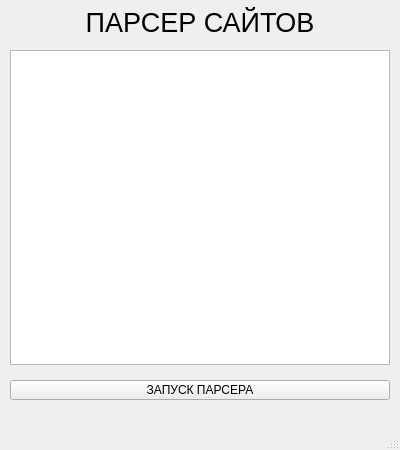
<?xml version="1.0" encoding="UTF-8"?>
<ui version="4.0">
 <class>MainWindow</class>
 <widget class="QMainWindow" name="MainWindow">
  <property name="geometry">
   <rect>
    <x>0</x>
    <y>0</y>
    <width>400</width>
    <height>450</height>
   </rect>
  </property>
  <property name="minimumSize">
   <size>
    <width>400</width>
    <height>450</height>
   </size>
  </property>
  <property name="maximumSize">
   <size>
    <width>400</width>
    <height>450</height>
   </size>
  </property>
  <property name="windowTitle">
   <string>MainWindow</string>
  </property>
  <widget class="QWidget" name="centralwidget">
   <widget class="QLabel" name="NameProgram">
    <property name="geometry">
     <rect>
      <x>0</x>
      <y>0</y>
      <width>400</width>
      <height>45</height>
     </rect>
    </property>
    <property name="font">
     <font>
      <pointsize>20</pointsize>
     </font>
    </property>
    <property name="text">
     <string>ПАРСЕР САЙТОВ</string>
    </property>
    <property name="alignment">
     <set>Qt::AlignCenter</set>
    </property>
   </widget>
   <widget class="QPushButton" name="PushButton">
    <property name="geometry">
     <rect>
      <x>10</x>
      <y>380</y>
      <width>380</width>
      <height>20</height>
     </rect>
    </property>
    <property name="text">
     <string>ЗАПУСК ПАРСЕРА</string>
    </property>
   </widget>
   <widget class="QListWidget" name="ListWidget">
    <property name="geometry">
     <rect>
      <x>10</x>
      <y>50</y>
      <width>380</width>
      <height>315</height>
     </rect>
    </property>
   </widget>
  </widget>
  <widget class="QMenuBar" name="menubar">
   <property name="geometry">
    <rect>
     <x>0</x>
     <y>0</y>
     <width>400</width>
     <height>21</height>
    </rect>
   </property>
  </widget>
  <widget class="QStatusBar" name="statusbar"/>
 </widget>
 <resources/>
 <connections/>
</ui>
